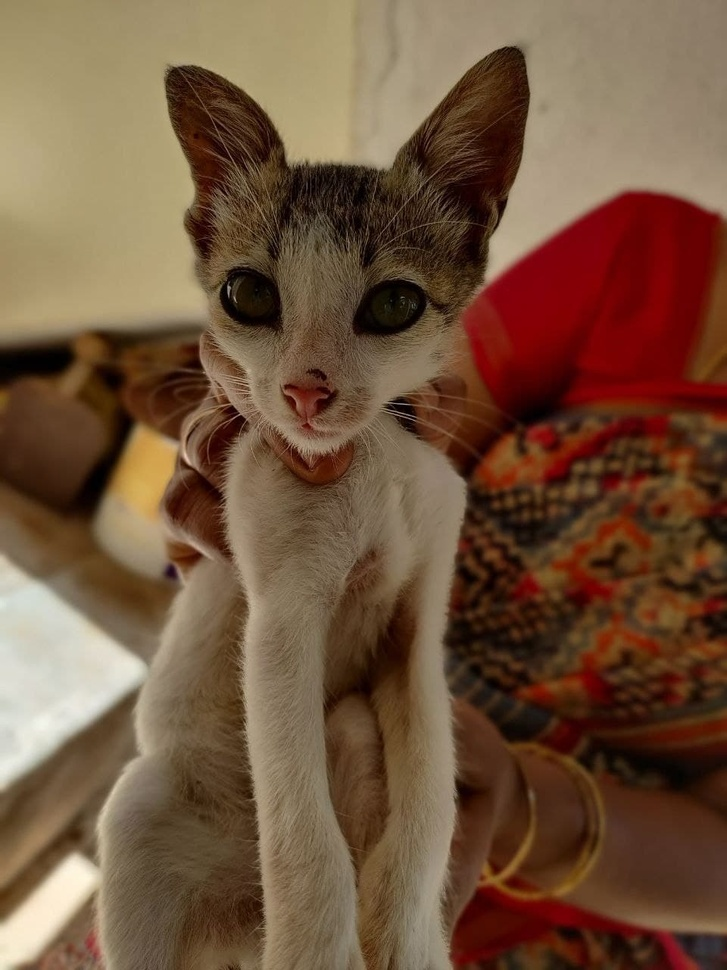
#> input picture images/img6.jpg, 727 x 970 px, shrunk from 960 x 1280 before the run
$ jupyter execute 'Clustering Segmentation.ipynb'
#> lines starting #> are read from the running program, lines starting #| are printed output that depends on the picture
[cell 1]
# Import required Libraries
import numpy as np
import cv2
import matplotlib.pyplot as plt

# Load the image
original_image = cv2.imread('images/img6.jpg')
#> original_image is the input picture: shape (970, 727, 3); mean B, G, R 60.8, 83.9, 113.9
plt.imshow(original_image)

[cell 2]
# Convert the image from RGB to HSV
img = cv2.cvtColor(original_image, cv2.COLOR_BGR2RGB)
plt.imshow(img)

[cell 3]
# Vectorize the image for clustering
vectorized = img.reshape((-1,3))
vectorized = np.float32(vectorized)

# Define the variables for K-Means
criteria = (cv2.TERM_CRITERIA_EPS + cv2.TERM_CRITERIA_MAX_ITER, 10, 1.0)
K = 3
attempts=10
ret,label,center=cv2.kmeans(vectorized,K,None,criteria,attempts,cv2.KMEANS_PP_CENTERS)
#> ret = 1.01e+09; center = [[113.5, 89.03, 62.54], [170.5, 154.8, 123.8], [73.76, 30.17, 14.65]]

[cell 4]
# Convert it back to uint8
center = np.uint8(center)
#> center = [[113, 89, 62], [170, 154, 123], [73, 30, 14]]
res = center[label.flatten()]
result_image = res.reshape((img.shape))
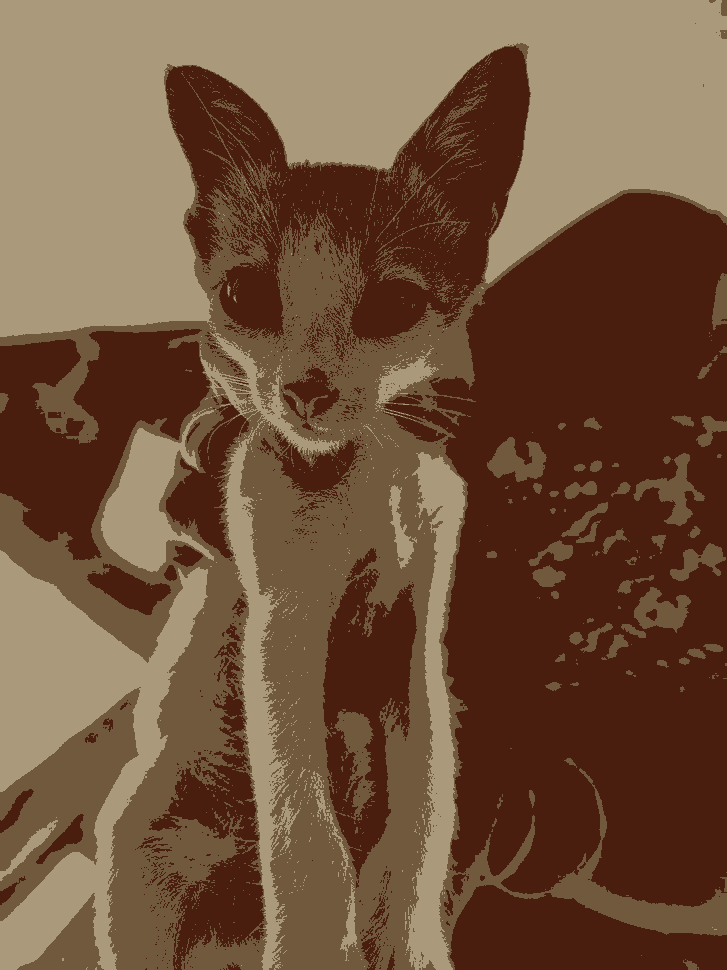
#> result_image: shape (970, 727, 3); mean R, G, B 113.3, 83.6, 60.1

[cell 5]
# Display the image
figure_size = 15
plt.figure(figsize=(figure_size,figure_size))
plt.subplot(1,2,1),plt.imshow(img)
plt.title('Original Image'), plt.xticks([]), plt.yticks([])
plt.subplot(1,2,2),plt.imshow(result_image)
plt.title('Segmented Image when K = %i' % K), plt.xticks([]), plt.yticks([])
plt.show()
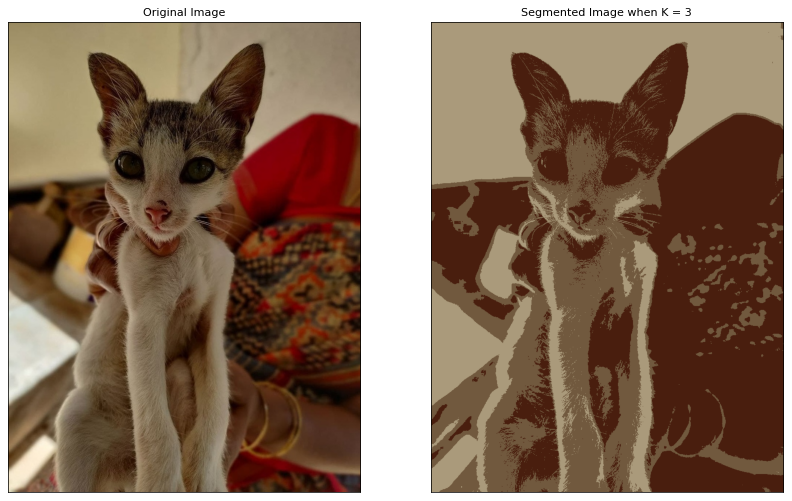
#> figure drawn by matplotlib, 2 panels

$ run again, with images/img1.jpg copied over images/img6.jpg
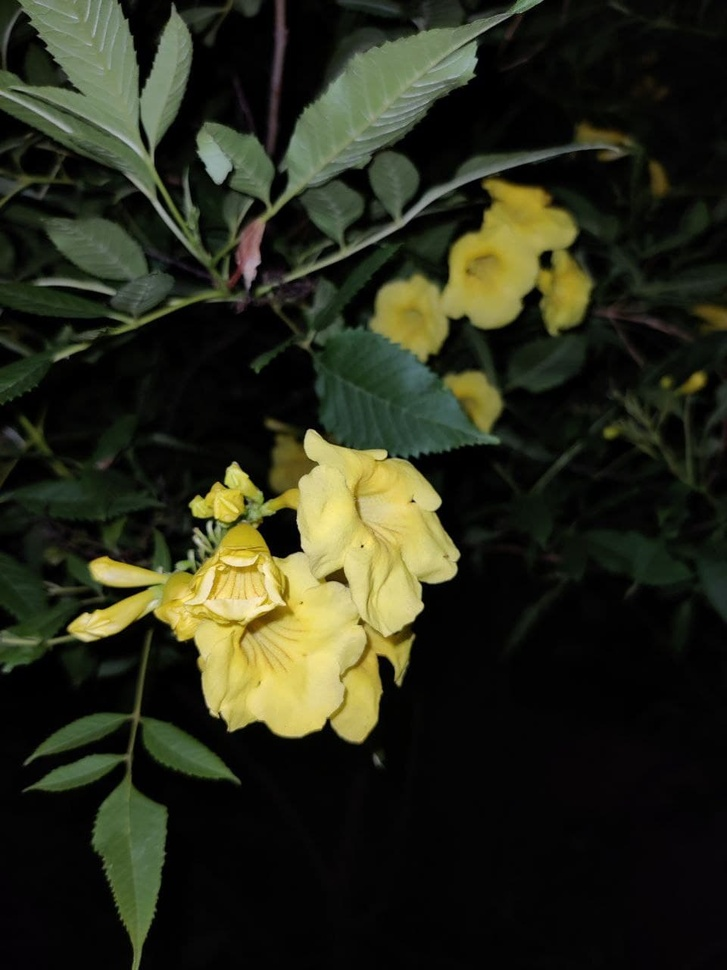
#> input picture images/img1.jpg, 727 x 970 px, shrunk from 960 x 1280 before the run
#> original_image is the input picture: shape (970, 727, 3); mean B, G, R 27, 43.7, 41.6
#> `ret,label,center=cv2.kmeans(vectorized,K,None,criteria,attempts,cv2.KM..`: ret = 640281262; center = [[9.11, 11.01, 7.37], [196.5, 185.6, 101.7], [90.46, 102.3, 68.69]]
#> `center = np.uint8(center)`: center = [[9, 11, 7], [196, 185, 101], [90, 102, 68]]
#> `result_image = res.reshape((img.shape))`:
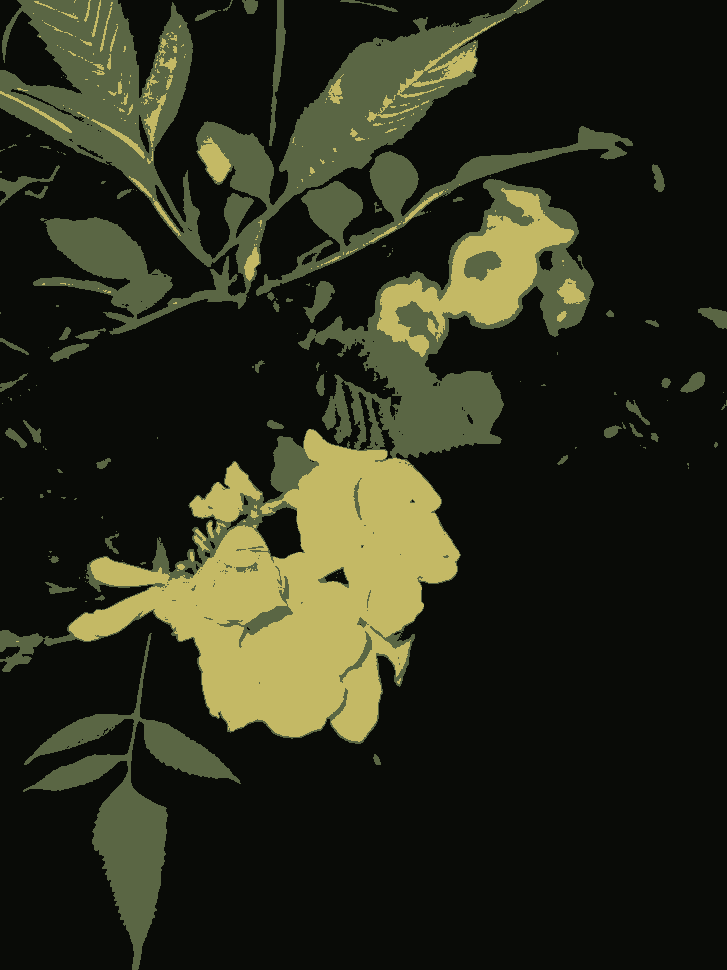
#> result_image: shape (970, 727, 3); mean R, G, B 41.4, 43.6, 26.5
#> `plt.show()`:
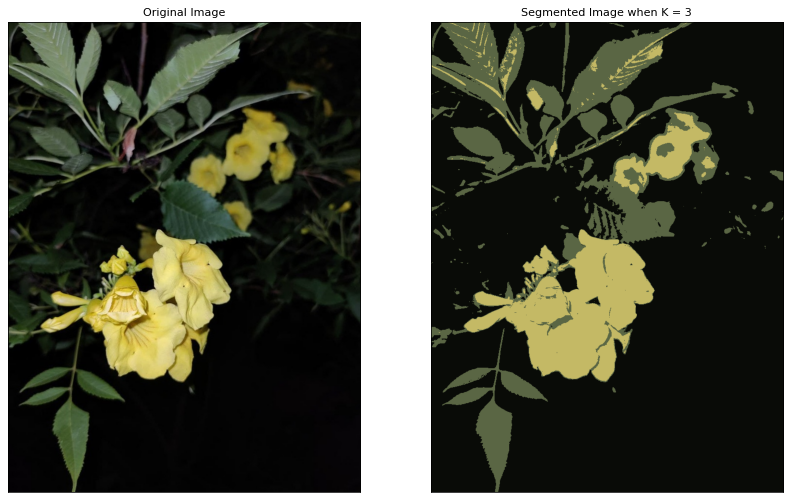
#> figure drawn by matplotlib, 2 panels

$ run again, with images/img2.jpg copied over images/img6.jpg
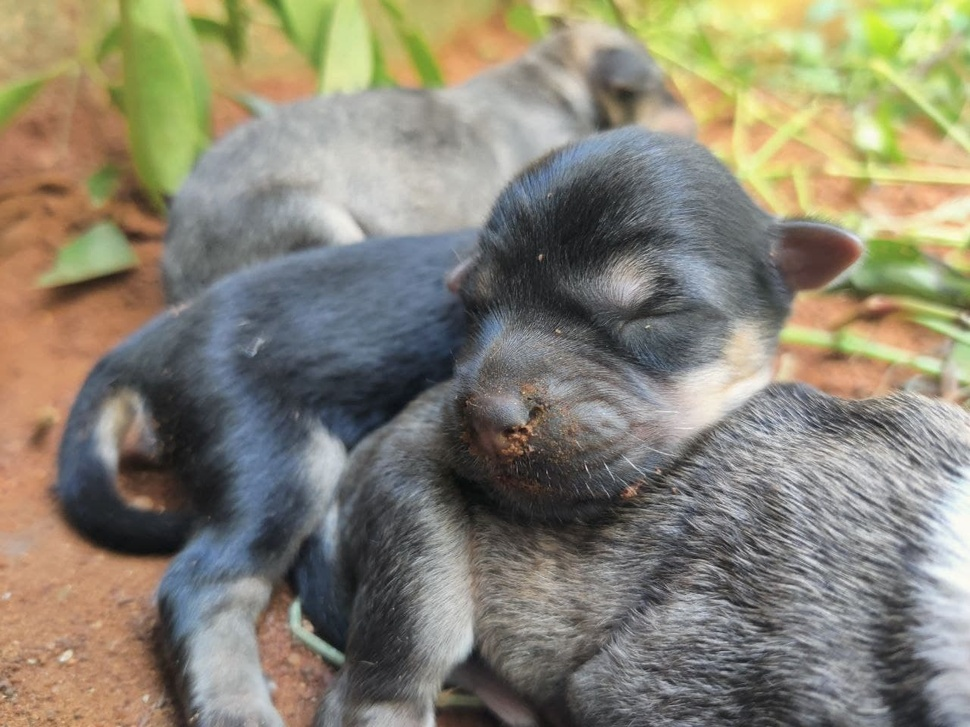
#> input picture images/img2.jpg, 970 x 727 px, shrunk from 1280 x 960 before the run
#> original_image is the input picture: shape (727, 970, 3); mean B, G, R 115.1, 131.9, 136.9
#> `ret,label,center=cv2.kmeans(vectorized,K,None,criteria,attempts,cv2.KM..`: ret = 1.38e+09; center = [[129.1, 124.8, 113.1], [60.63, 60.05, 61.01], [193.3, 184.7, 151.3]]
#> `center = np.uint8(center)`: center = [[129, 124, 113], [60, 60, 61], [193, 184, 151]]
#> `result_image = res.reshape((img.shape))`:
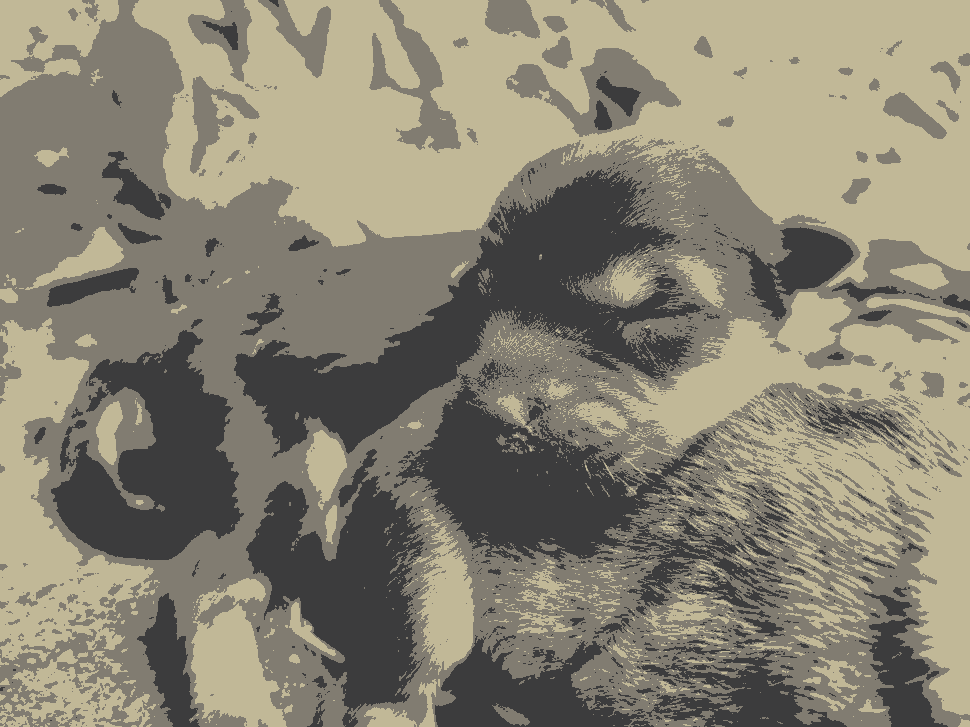
#> result_image: shape (727, 970, 3); mean R, G, B 136.6, 131.3, 114.9
#> `plt.show()`:
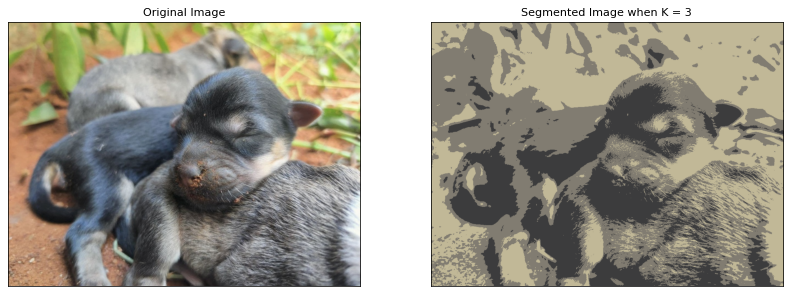
#> figure drawn by matplotlib, 2 panels

$ run again, with images/img3.jpg copied over images/img6.jpg
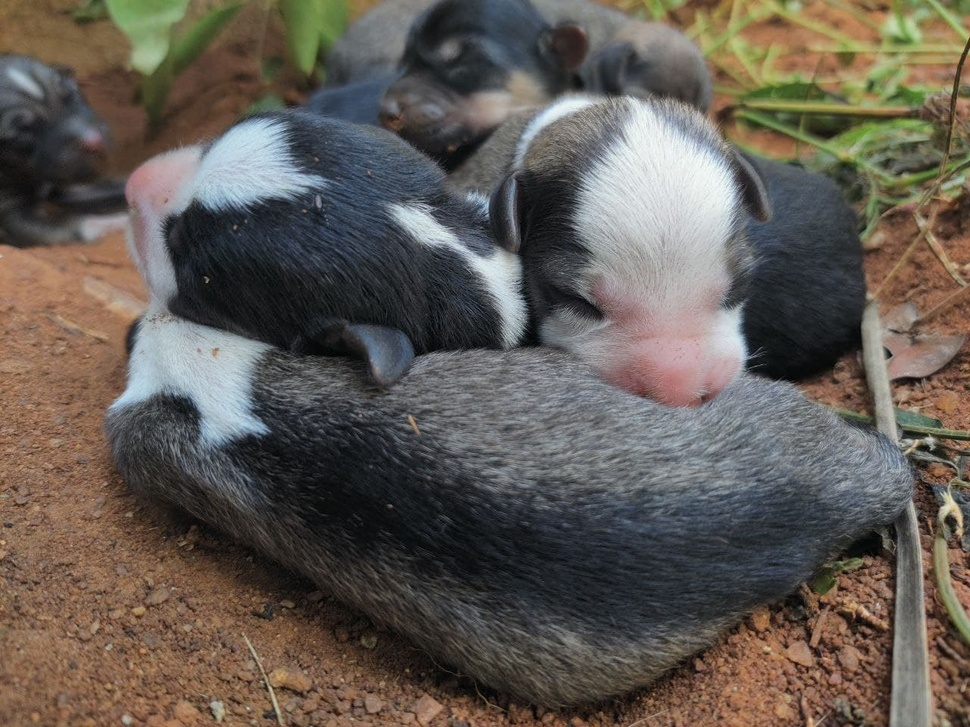
#> input picture images/img3.jpg, 970 x 727 px, shrunk from 1280 x 960 before the run
#> original_image is the input picture: shape (727, 970, 3); mean B, G, R 84.2, 91.5, 98.4
#> `ret,label,center=cv2.kmeans(vectorized,K,None,criteria,attempts,cv2.KM..`: ret = 1.09e+09; center = [[49.46, 47.48, 46.25], [176, 178.2, 177.5], [124.2, 109.5, 94.19]]
#> `center = np.uint8(center)`: center = [[49, 47, 46], [176, 178, 177], [124, 109, 94]]
#> `result_image = res.reshape((img.shape))`:
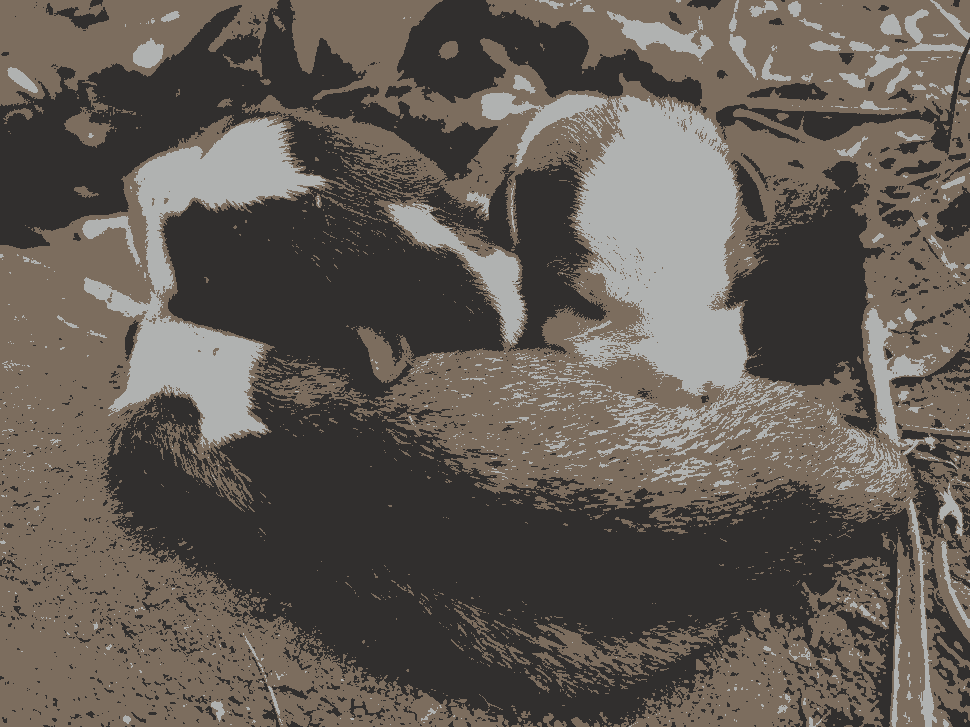
#> result_image: shape (727, 970, 3); mean R, G, B 98.1, 91, 84
#> `plt.show()`:
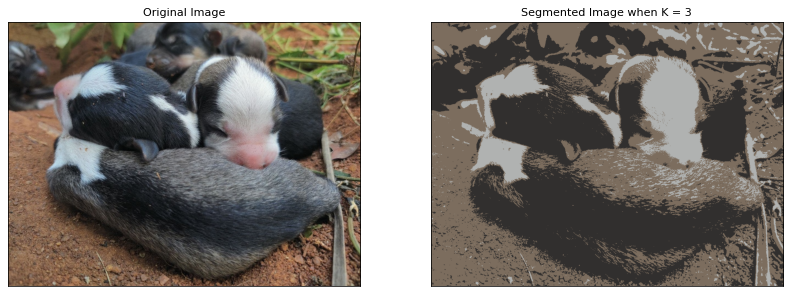
#> figure drawn by matplotlib, 2 panels
